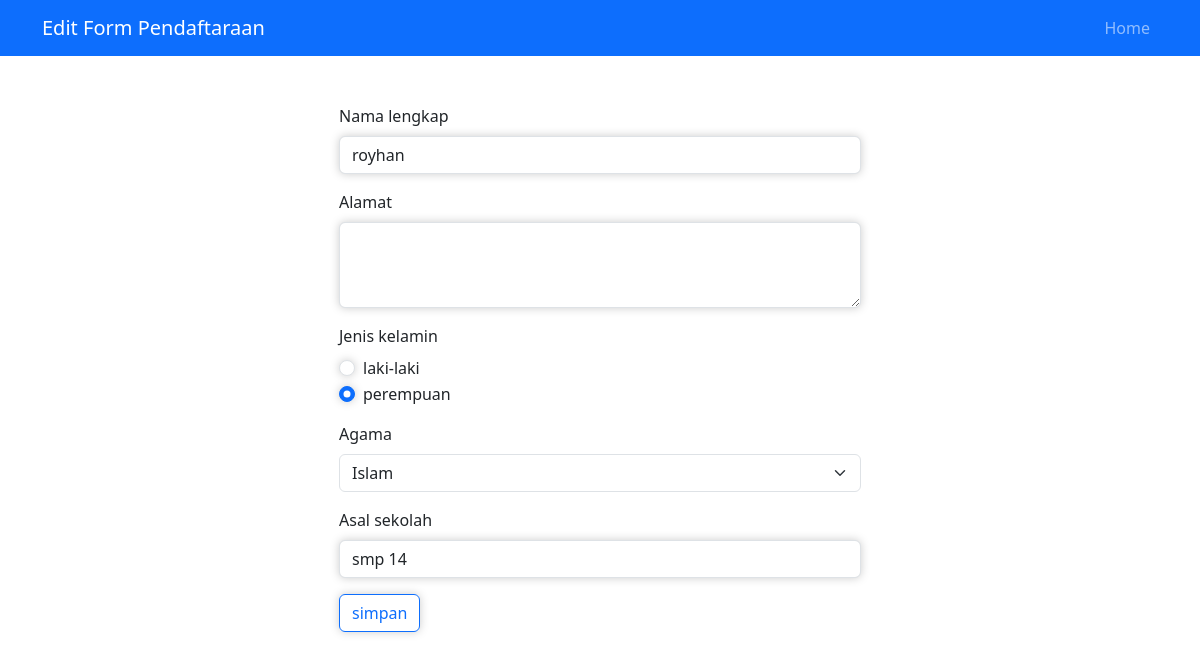
Page /form-edit.php?id=10 on the committed database.
### tables this page shows
CREATE TABLE `calon_siswa` (
  `id` int(11) NOT NULL,
  `nama` varchar(64) NOT NULL,
  `alamat` varchar(255) NOT NULL,
  `jenis_kelamin` varchar(16) NOT NULL,
  `agama` varchar(16) NOT NULL,
  `asal_sekolah` varchar(64) NOT NULL
);

### form-edit.php (the view, shortened to what this page needs)
<?php
include("config.php");
$id = $_GET['id'];
$sql = "SELECT * FROM calon_siswa WHERE id=$id";
$query = mysqli_query($db, $sql);
$siswa = mysqli_fetch_assoc($query);
?>
<!DOCTYPE html>
<html lang="en">
<head>
    <link
      href="https://cdn.jsdelivr.net/npm/bootstrap@5.3.3/dist/css/bootstrap.min.css"
      rel="stylesheet"
    />
    <link rel="stylesheet" href="form-edit.css">
</head>
<body>
    <nav class="navbar navbar-expand-lg bg-primary navbar-dark">
      <div class="container">
        <a class="navbar-brand" href="#">Edit Form Pendaftaraan</a>
        <div class="collapse navbar-collapse" id="navbarNav">
          <ul class="navbar-nav ms-auto">
              <li class="nav-item">
              <a class="nav-link" href="index.php">Home</a>
              </li>
          </ul>
        </div>
      </div>
    </nav>
  <section id="form" class="pb-4">
    <br><br>
    <div class="container text-dark">
      <div class="row justify-content-center" data-aos="fade-up"
      data-aos-duration="1300">
        <div class="col-md-6 pe-4 ps-4">
          <form action="proses-edit.php"
          method="POST">
            <div class="mb-3">
              <label for="nama" class="form-label">Nama lengkap</label>
              <input name="nama" type="name" class="form-control" id="nama"
              aria-describedby="nama" value="<?php echo $siswa['nama']?>">
            </div>
            <div class="mb-3">
              <label for="alamat" class="form-label">Alamat</label>
              <textarea name="alamat" class="form-control input" id="alamat" rows="3"
              style="box-shadow: 0px 0px 10px #ccc;" placeholder="" <?php echo
              $siswa['asal_sekolah']?> ></textarea>
            </div>
            <div class="mb-3">
              <label for="jenis_kelamin" class="form-label">Jenis kelamin</label>
              <?php $jk = $siswa['jenis_kelamin']; ?>
            <div class="form-check">
                <input class="form-check-input" type="radio"
                name="jenis_kelamin" value="Laki-laki"   id="flexRadioDefault1"
                <?php echo ($jk == 'Laki-laki') ? "checked": ""?>>
                <label class="form-check-label" for="flexRadioDefault1">
                    laki-laki
                </label>
                </div>
                <div class="form-check">
                <input class="form-check-input" type="radio"
                name="jenis_kelamin" value="Perempuan" id="flexRadioDefault2"
                checked  <?php echo ($jk == 'Perempuan') ? "checked": ""?>>
                <label class="form-check-label" for="flexRadioDefault2">
                    perempuan
                </label>
                </div>
            </div>
            <div class="mb-3">
              <label for="agama" class="form-label">Agama</label>
              <?php $agama = $siswa['agama'];?>
              <select class="form-select" aria-label="Default select example" name="agama">
                <option value="1" <?php echo ($agama == 'Islam') ? "selected":
                ""?>>Islam</option>
                </select>
            </div>
            <div class="mb-3">
              <label for="asal_sekolah" class="form-label">Asal sekolah</label>
              <input name="asal_sekolah" type="text" value="<?php echo $siswa['asal_sekolah'] ?>" class="form-control" id="asal_sekolah"
              aria-describedby="asal_sekolah">
            </div>
            <input class="btn btn-outline-primary" type="submit" value="simpan"
            name="simpan">
          </form>
        </div>
      </div>
    </div>
    <br>
  </section>
</body>
</html>

### form-edit.css (style rules this page uses)
input { box-shadow: 0px 0px 10px #ccc; }

### rows in the picture
calon_siswa: nama "royhan", jenis_kelamin "☐ laki-laki", jenis_kelamin "☑ perempuan", agama "Islam", asal_sekolah "smp 14"
